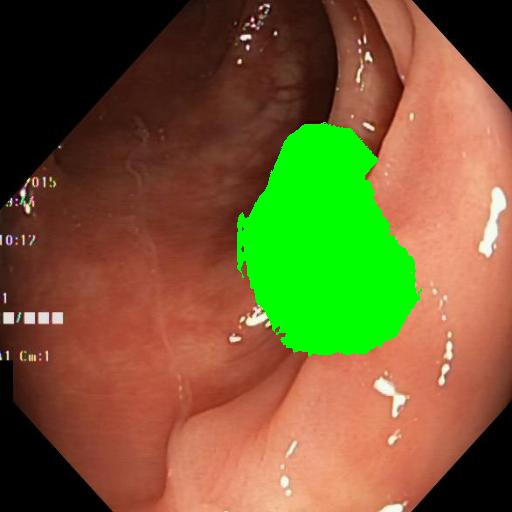
#> input picture src/model/ResUnet/pred.jpg, 512 x 512 px, given as the content of the folder ontent/drive/My Drive/Challenges/MediaEval2020_Medico/medico, which was not available
$ jupyter execute --allow-errors Preprocess.ipynb   (shell and % lines are left out)   (text cells are left out)
#> lines starting #> are read from the running program, lines starting #| are printed output that depends on the picture; after the words box and inside, x2 and y2 are one past the last pixel; in counts of white or black regions, pixels touching at a corner belong together; pictures that were not available may be replaced by others from this repository, and a replacement may not be noted
[cell 1]
import os
import os.path as osp
from glob import glob
import cv2
import numpy as np

working_dir = '/content/drive/My Drive/Challenges/MediaEval2020_Medico/medico'
os.chdir(working_dir)

[cell 2]
DATA_DIR = 'data/Kvasir-SEG'
CUSTOM_DATA_DIR = 'custom_data'
DFS_MASKS_DIR = osp.join(CUSTOM_DATA_DIR, 'dfs_masks')
IMAGES_DIR = osp.join(DATA_DIR, 'images')
MASKS_DIR = osp.join(DATA_DIR, 'masks')
BBOXES_JSON = osp.join(DATA_DIR, 'kavsir_bboxes.json')

os.makedirs(DFS_MASKS_DIR, exist_ok=True)

[cell 3]
from PIL import Image

from torch.utils.data import Dataset
from skimage import io
import torch
from torchvision import transforms

[cell 4]
sample_img_dir = glob(IMAGES_DIR+'/*.jpg')[0]

pil_img = Image.open(sample_img_dir)
#> pil_img is the input picture: PIL image 512x512 RGB; mean R, G, B 117.5, 93.6, 49.6
cv_img = cv2.imread(sample_img_dir)

print(pil_img.size) # width, height
#| (512, 512)
print(cv_img.shape) # height, width, channel
#| (512, 512, 3)

[cell 5]
display(pil_img)

#> (a cell that did not finish here is left out)

#> (a cell that did not finish here is left out)

#> (a cell that did not finish here is left out)

[cell 9]
%cd Modules/ResUnet

[cell 10]
from core.res_unet_plus import ResUnetPlusPlus

#> (a cell that did not finish here is left out)

#> (a cell that did not finish here is left out)

[cell 13]
sample_img = os.listdir(IMAGES_DIR)[0]
img_name = sample_img.split('.')[0]
sample_mask = os.path.join(MASKS_DIR, f"{img_name}.jpg")
sample_img = os.path.join(IMAGES_DIR, f"{img_name}.jpg")

cv_img = cv2.imread(sample_img, cv2.IMREAD_COLOR)
cv_mask = cv2.imread(sample_mask)
pil_img = Image.open(sample_img)
pil_mask = Image.open(sample_mask)

print(pil_img.size)
#| (512, 512)
print(pil_mask.size)
#| (512, 512)

[cell 14]
import matplotlib.pyplot as plt
from google.colab.patches import cv2_imshow

def resize_img(img_array, target_size):
    res = cv2.resize(img_array, dsize=target_size, interpolation=cv2.INTER_CUBIC)
    return res

def show_mask(img_array, mask_array):
    gray_mask = cv2.cvtColor(mask_array, cv2.COLOR_BGR2GRAY)
    gray_mask[gray_mask > 0] = 1
    img_array[np.nonzero(gray_mask)] = (0,255,0)
    return img_array

def test_resize(img_array, mask_array, target_size):
    img = resize_img(img_array, target_size)
    mask = resize_img(mask_array, target_size)

    return show_mask(img, mask)

[cell 15]
raw_size = cv_img.shape
#> raw_size = (512, 512, 3)
target_size= (raw_size[1]//2, raw_size[0]//2)
#> target_size = (256, 256)

half_img_blend = test_resize(cv_img, cv_mask, target_size)
#> in show_mask, `gray_mask = cv2.cvtColor(mask_array, cv2.COLOR_BGR2GRAY)`:
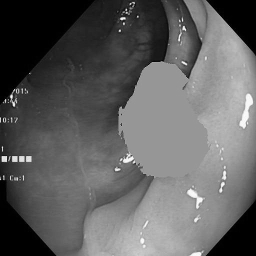
#> gray_mask: shape (256, 256); min 0, max 252, mean 95.8
#> in show_mask, `gray_mask[gray_mask > 0] = 1`:
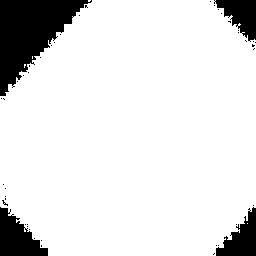
#> gray_mask: shape (256, 256); values 0 (black) and 1 (white), 88% white; 45 black regions (41 under 20 px), largest, box (x1, y1, x2, y2) and area: (0, 0, 92, 96) 4381, (0, 207, 48, 256) 1378, (216, 207, 256, 256) 1057, (214, 0, 256, 42) 997
#> in show_mask, `img_array[np.nonzero(gray_mask)] = (0,255,0)`:
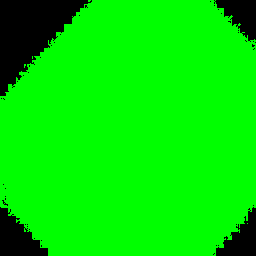
#> img_array: shape (256, 256, 3); mean B, G, R 0, 224.3, 0

half_img = resize_img(cv_img, target_size)
half_mask = resize_img(cv_mask, target_size)

back_2_raw_img = test_resize(half_img, half_mask, (raw_size[1], raw_size[0]))
#> in show_mask (call 2), `gray_mask[gray_mask > 0] = 1`:
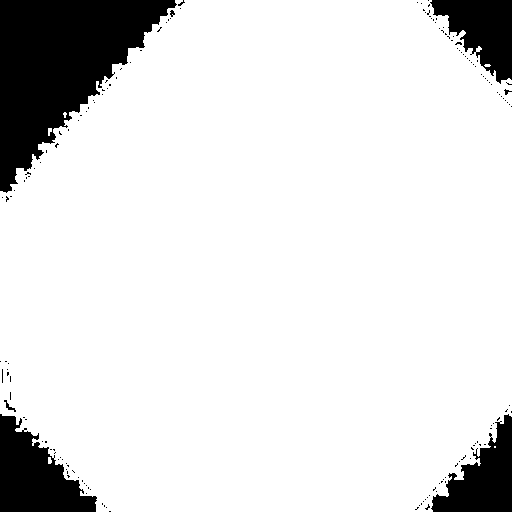
#> gray_mask: shape (512, 512); values 0 (black) and 1 (white), 88% white; 155 black regions (148 under 20 px), largest, box (x1, y1, x2, y2) and area: (0, 0, 177, 193) 17382, (0, 414, 97, 512) 5504, (431, 414, 512, 512) 4161

[cell 16]
cv2_imshow(half_img_blend)

[cell 17]
cv2_imshow(back_2_raw_img)

[cell 18]
dx = [1, 0, -1, 0]
dy = [0, 1, 0, -1]

from tqdm.autonotebook import tqdm

def refine_mask(mask_array):
    HEIGHT, WIDTH = mask_array.shape[:2]
    gray_mask = cv2.cvtColor(mask_array, cv2.COLOR_BGR2GRAY)
    init_mask_ids = np.nonzero(gray_mask)

    visited = np.zeros(gray_mask.shape)

    root_path = []
    root_point = None

    def dfs(x, y):
        if visited[x, y] == 1:
            return []
        queue = []
        path = []
        start = (x, y)
        queue.append(start)
        path.append((y,x))
        visited[y, x] = 1
        while len(queue) > 0:
            point = queue.pop(0)

            for k in range(4):
                next_x = point[0]+dx[k]
                next_y = point[1]+dy[k]
                if next_x < 0 or next_x >= WIDTH or next_y < 0 or next_y >= HEIGHT:
                    continue
                if visited[next_y, next_x] == 0 and gray_mask[next_y,next_x] > 0:
                    queue.append((next_x, next_y))
                    visited[next_y, next_x] = 1
                    path.append((next_y, next_x))


        return path

    max_dist = 0
    list_points = np.array(init_mask_ids).T
    print(list_points.shape)
    for point in tqdm(list_points):
        path = dfs(point[1], point[0])
        if len(path) > max_dist:
            root_point = (point[0], point[1])
            root_path = path
            max_dist = len(path)


    refine_ids = np.array(root_path).T
    print(refine_ids)
    res = np.zeros(gray_mask.shape)
    res[refine_ids] = 1
    return res, refine_ids

[cell 19]
new_mask, refine_ids = refine_mask(cv_mask)
#> in refine_mask, `init_mask_ids = np.nonzero(gray_mask)`: init_mask_ids = 230605 positions, rows 0 to 511, columns 0 to 511
#> in refine_mask, `list_points = np.array(init_mask_ids).T`: list_points = 230605 pairs, first value 0 to 511, second value 0 to 511
#| (230605, 2)
#> the loop in refine_mask, `for point in tqdm(list_points):` made 230605 passes
#> (start in dfs, root_point, max_dist) on passes 1, 9: ((175, 0), (0, 175), 24), ((184, 0), (0, 184), 230386)
#> point on passes 17 to 22: [0, 192], [0, 193], [0, 194], [0, 195], [0, 196], [0, 197]
#> after the loop in refine_mask, `for point in tqdm(list_points):`: max_dist = 230386
#> (printed output is left out)
#> new_mask: shape (512, 512) float64; every value is 1

[cell 20]
ids = np.nonzero(new_mask)
#> ids = 262144 positions, rows 0 to 511, columns 0 to 511
ids_t = np.array(ids).T
#> ids_t = 262144 pairs, first value 0 to 511, second value 0 to 511

print(ids)
#> (printed output is left out)
print(ids_t)
#> (printed output is left out)

print(refine_ids)
#> (printed output is left out)

[cell 21]
tmp = np.array(cv_img, copy=True)
tmp[refine_ids[0], refine_ids[1], :] = (0, 255, 0)
cv2_imshow(tmp)

[cell 22]
gray_mask = cv2.cvtColor(cv_mask, cv2.COLOR_BGR2GRAY)
ids = np.nonzero(gray_mask)
#> ids = 230605 positions, rows 0 to 511, columns 0 to 511
ids_t = np.array(ids).T
#> ids_t has the same summary as list_points in refine_mask

print(ids)
#> (printed output is left out)
print(ids_t)
#> (printed output is left out)

[cell 23]
print(len(refine_ids[0]))
#| 230386
print(len(ids[0]))
#| 230605

[cell 24]
tmp = np.array(cv_img, copy=True)
tmp[ids] = (0,255,0)
cv2_imshow(tmp)

[cell 25]
new_mask = refine_mask(cv_mask)
#| (230605, 2)
#> the loop in refine_mask (call 2), `for point in tqdm(list_points):` made 230605 passes
#> point on passes 17 to 28: [0, 192], [0, 193], [0, 194], [0, 195], [0, 196], [0, 197], [0, 198], [0, 199], [0, 200], [0, 201], [0, 202], [0, 203]
#> (printed output is left out)
# tmp = cv_img
# tmp[np.nonzero(new_mask)] = (0,255,0)
# cv2_imshow(tmp)
# cv2_imshow(show_mask(cv_img, new_mask))

#> (a cell that did not finish here is left out)

#> (a cell that did not finish here is left out)

[cell 28]
tmp = cv_img
#> (the rest of this cell did not finish here and is left out)

[cell 29]
from PIL import Image, ImageFilter

def drawContour(m,s,c,RGB):
    """Draw edges of contour 'c' from segmented image 's' onto 'm' in colour 'RGB'"""
    # Fill contour "c" with white, make all else black
    thisContour = s.point(lambda p:p==c and 255)
    # DEBUG: thisContour.save(f"interim{c}.png")

    # Find edges of this contour and make into Numpy array
    thisEdges   = thisContour.filter(ImageFilter.FIND_EDGES)
    thisEdgesN  = np.array(thisEdges)

    # Paint locations of found edges in color "RGB" onto "main"
    m[np.nonzero(thisEdgesN)] = RGB
    return m

# Load segmented image as greyscale
seg = pil_mask.convert('L')

# Load main image - desaturate and revert to RGB so we can draw on it in colour
main = pil_img.convert('RGB')
mainN = np.array(main)

mainN = drawContour(mainN,seg,1,(255,255,0))   # draw contour 1 in red
#> in drawContour, `thisContour = s.point(lambda p:p==c and 255)`:
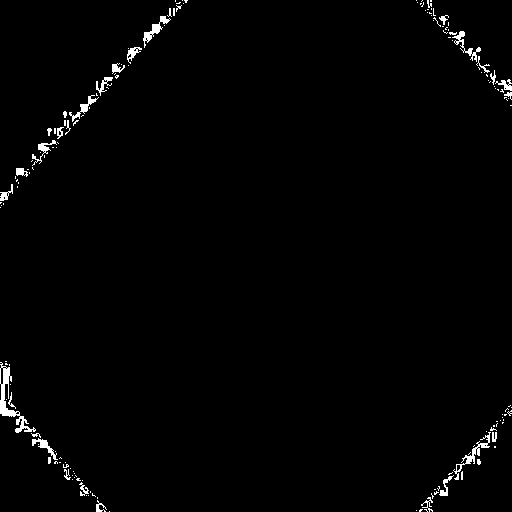
#> thisContour: PIL image 512x512 L; 1.3% white; 160 white regions (128 under 20 px), largest, box (x1, y1, x2, y2) and area: (0, 362, 36, 433) 544, (453, 432, 491, 480) 275, (143, 16, 171, 48) 223
#> in drawContour, `thisEdges   = thisContour.filter(ImageFilter.FIND_EDGES)`:
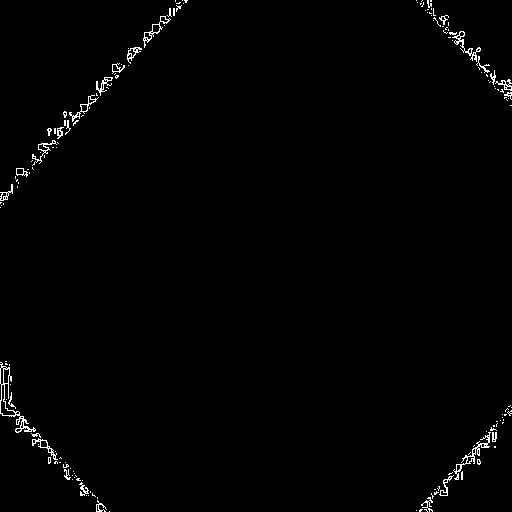
#> thisEdges: PIL image 512x512 L; 1.1% white in thin lines or dots
#> in drawContour, `m[np.nonzero(thisEdgesN)] = RGB`:
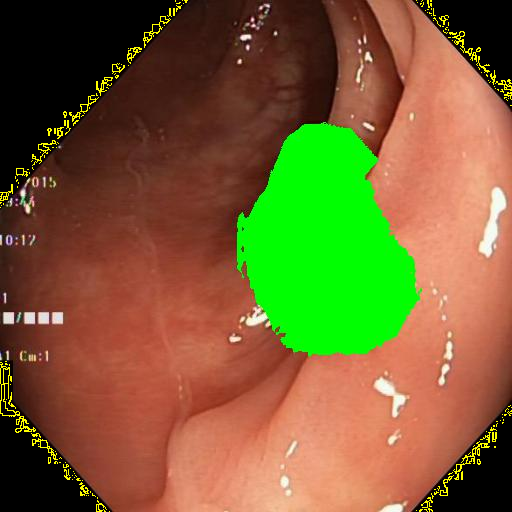
#> m: shape (512, 512, 3); mean R, G, B 120.2, 96.3, 49.6
# mainN = drawContour(mainN,seg,2,(255,255,0)) # draw contour 2 in yellow

# Save result
print(mainN.shape)
#| (512, 512, 3)
display(Image.fromarray(mainN).convert('RGB'))
